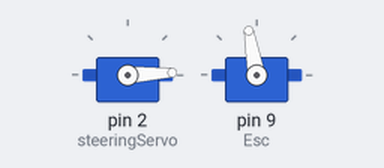
Recording of a sketch running on a simulated Arduino Uno, built with avr-gcc and run on an emulated ATmega328P. Parts: 2 × servo.

Above: at 0.05 s.
At 1.3 s:
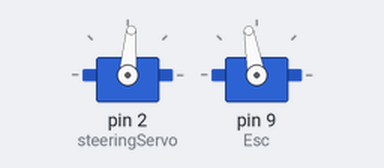
At 2.6 s:
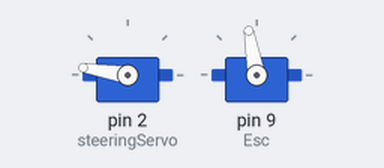
At 5.2 s:
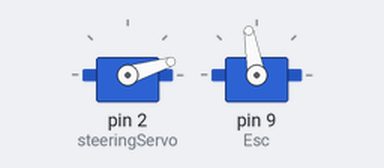
Timing chart, 0 to 7.1 s (numbered marks = the images above):
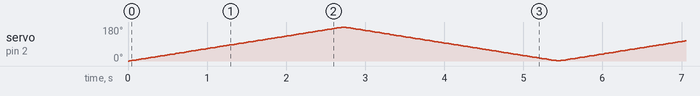

The sketch:

AutoCar4-H.ino
```cpp
#include <Servo.h>

Servo steeringServo;
Servo Esc;

int pos = 0;
int escVal = 0;


void setup()
{
  steeringServo.attach(2);
   Esc.attach(9);
   Serial.begin(9600);
}


void loop()
{
  Esc.write(100);
  for(pos = 0; pos < 180; pos += 1)  // goes from 0 degrees to 180 degrees
  {                                  // in steps of 1 degree
    steeringServo.write(pos);              // tell servo to go to position in variable 'pos'
    delay(15);                       // waits 15ms for the servo to reach the position
  }
  for(pos = 180; pos>=1; pos-=1)     // goes from 180 degrees to 0 degrees
  {
    steeringServo.write(pos);              // tell servo to go to position in variable 'pos'
    delay(15);                       // waits 15ms for the servo to reach the position
  }
}
```
